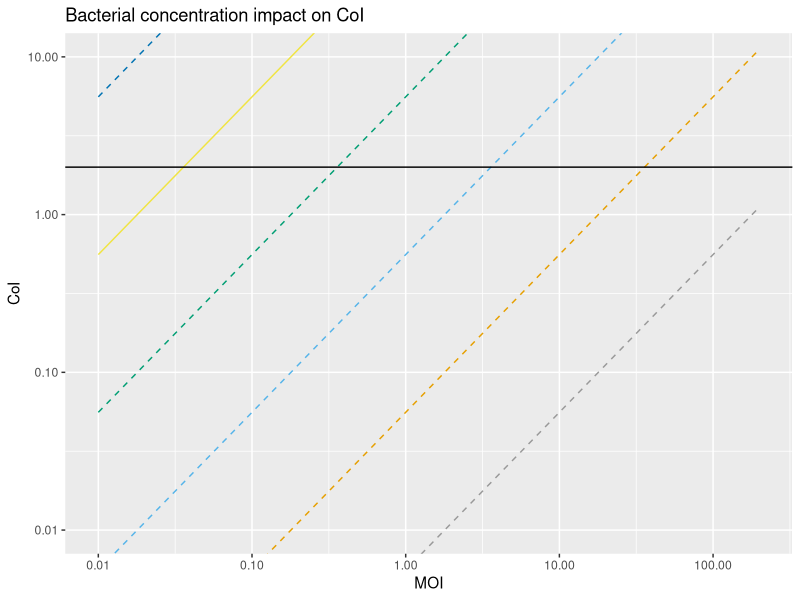
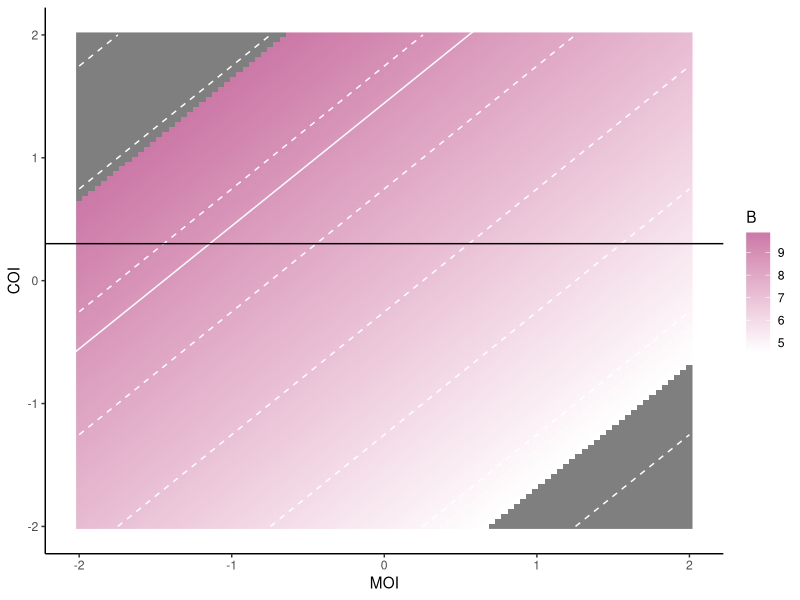
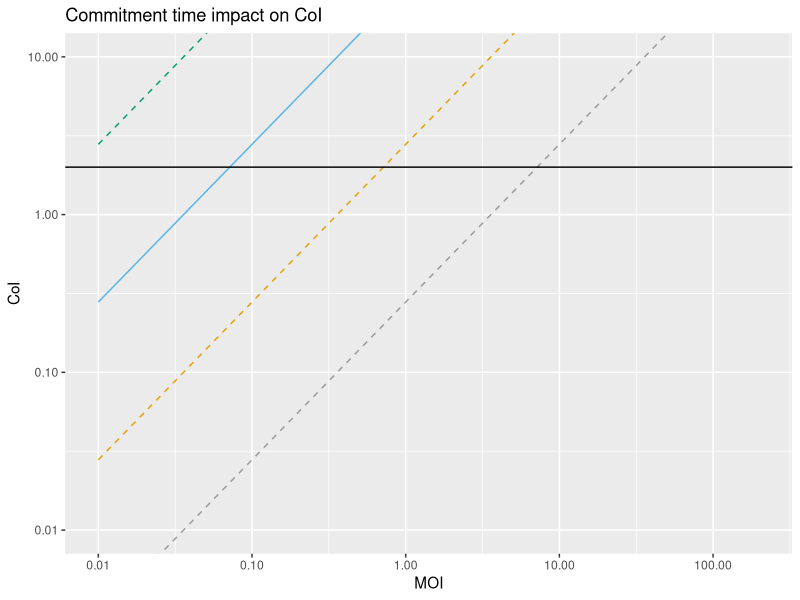
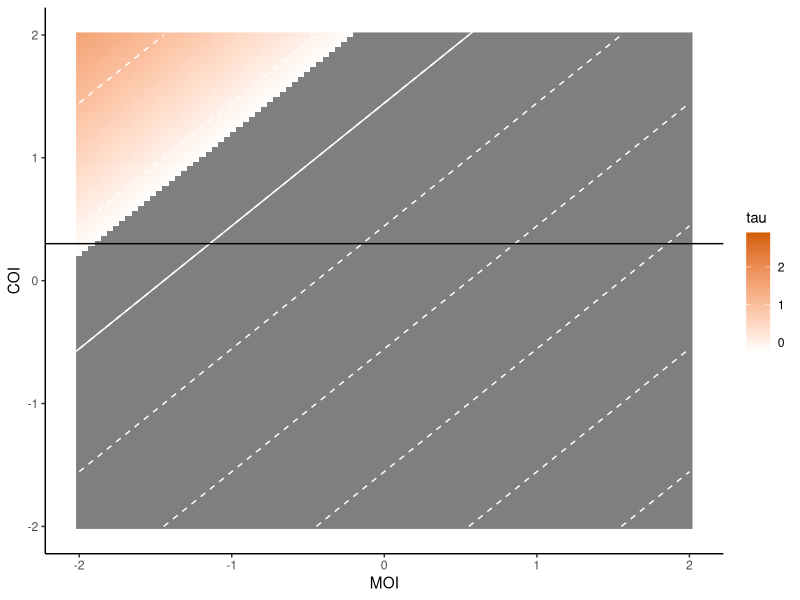
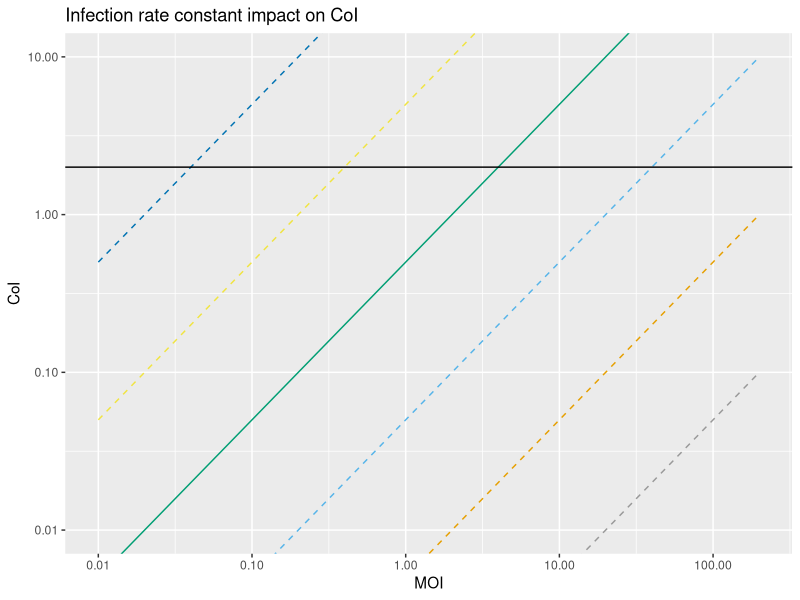
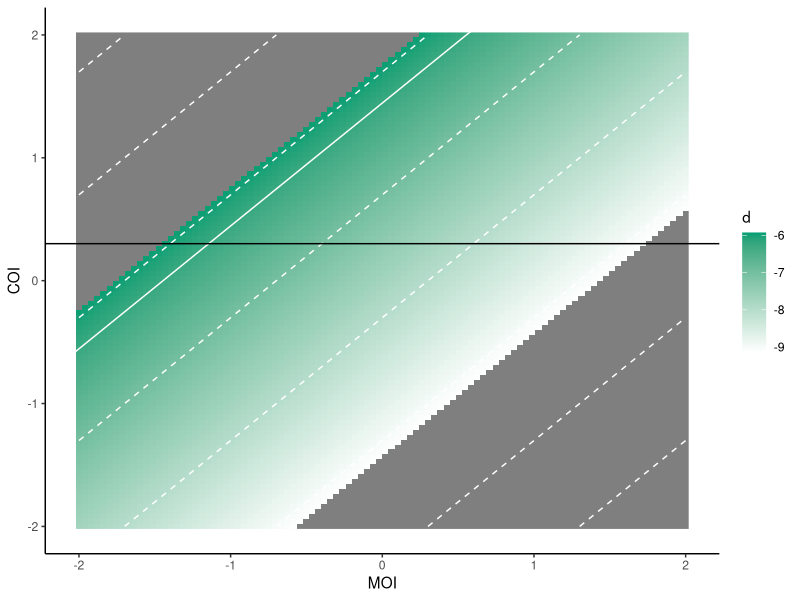
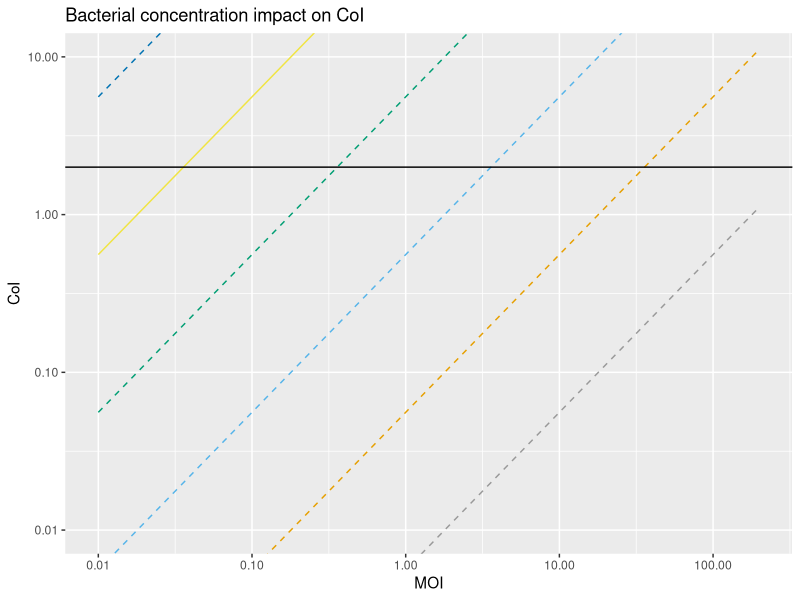
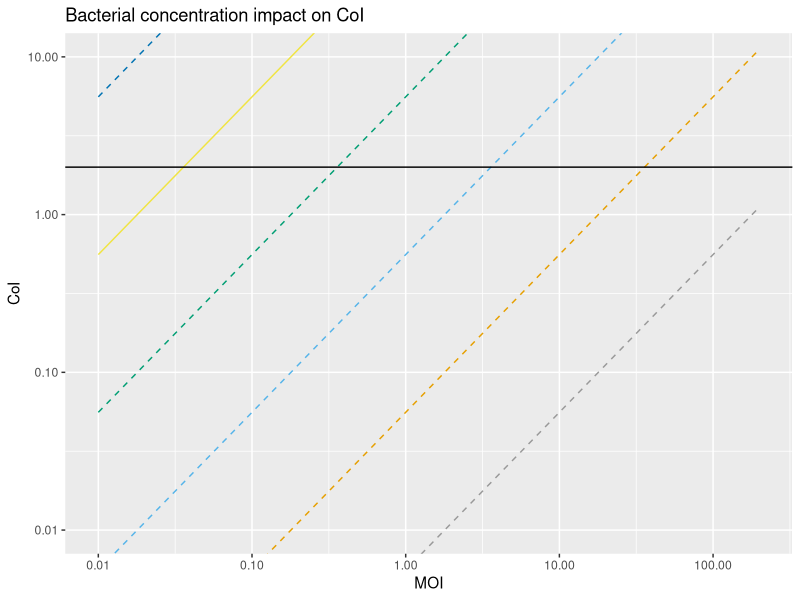

The R source for these figures, in order:
## This R script generates figures to visualize the relationship between COI and MOI for different parameters involved

### Working directory
setwd("/Volumes/GoogleDrive/My Drive/1_contributions/1_articles/1_in_progress/6_COI_and_lysogeny_low_cell_densities/wip/code_development/1_COI_vs_MOI_code")

### Packages
library("ggplot2")
library("svglite")

# Color-blind-friendly palettes, one with gray, and one with black (palettes source: https://www.datanovia.com/en/blog/ggplot-colors-best-tricks-you-will-love/).
cbp1 = c("#999999", "#E69F00", "#56B4E9", "#009E73",
         "#F0E442", "#0072B2", "#D55E00", "#CC79A7")

####################
### CoI vs MOI
####################
### Environmental limits
dmin = 7.22E-10 ### ml/hr
dmax = 1.18E-6 ### ml/hr
taumin = 0.2*2.74 ### hr
taumax = 0.2*log(2)/(0.00412/24) ### hr
Bmin = 3.78E4 ## cells/ml 
Bmax = 7.65E9 ## cells/ml


### E. coli -- Lambda (default values)
d0 = 5.58E-7 ## infection rate constant (ml/h). (median from meta-analysis)
tau0 = 0.2*(30/60) ## lysogenic commitment period (h) (mean value from lab)
B0 = 5E8 ## bacterial concentration (cells/ml)
MOI0 = 2 ## Default MOI
COI0 = tau0*d0*B0*MOI0 ## average number of coinfections 

### Varying bacterial concentration
B1 = 1E5
B2 = 1E6
B3 = 1E7
B4 = 1E8
B5 = 1E9
B6 = 1E10
MOI = seq(0.01,200, by =0.01)
COIB1 = tau0*d0*B1*MOI 
COIB2 = tau0*d0*B2*MOI 
COIB3 = tau0*d0*B3*MOI 
COIB4 = tau0*d0*B4*MOI 
COIB5 = tau0*d0*B5*MOI 
COIB6 = tau0*d0*B6*MOI 
#HorLn = seq(2,2, length.out = length(MOI)) 
dfB = data.frame("MOI"=MOI, "COI1" = COIB1, "COI2" = COIB2, "COI3" = COIB3, "COI4" = COIB4, "COI5" = COIB5, "COI6" = COIB6)

## plot with lines
options(scipen = 999)
COIB = ggplot(dfB, aes(x=MOI, y=COI1)) + geom_smooth(method = "lm", se = FALSE, color= cbp1[1], linetype = "dashed", size = 0.5)
COIB = COIB + scale_x_log10() + scale_y_log10()
COIB = COIB + coord_cartesian(xlim = c(0.01,200), ylim = c(0.01,10))
COIB = COIB + geom_smooth(data = dfB, aes(x=MOI, y = COI2), method = "lm", se = FALSE, color= cbp1[2], linetype = "dashed", size = 0.5)
COIB = COIB + geom_smooth(data = dfB, aes(x=MOI, y = COI3), method = "lm", se = FALSE, color= cbp1[3], linetype = "dashed", size = 0.5)
COIB = COIB + geom_smooth(data = dfB, aes(x=MOI, y = COI4), method = "lm", se = FALSE, color= cbp1[4], linetype = "dashed", size = 0.5)
COIB = COIB + geom_smooth(data = dfB, aes(x=MOI, y = COI5), method = "lm", se = FALSE, color= cbp1[5], linetype = "solid", size = 0.5)
COIB = COIB + geom_smooth(data = dfB, aes(x=MOI, y = COI6), method = "lm", se = FALSE, color= cbp1[6], linetype = "dashed", size = 0.5)
COIB = COIB + geom_hline(yintercept = 2, linetype = "solid", color = "black", size = 0.5)
COIB = COIB + xlab("MOI") + ylab("CoI") + labs(title = "Bacterial concentration impact on CoI")
plot(COIB)
ggsave("COI_lysogeny_CoI_vs_MOI_for_B_lines.svg", device ="svg", width = 8, height = 8, units = "cm")
ggsave("COI_lysogeny_CoI_vs_MOI_for_B_lines.png", device ="png", width = 8, height = 8, units = "cm")

#### Contour plot
df_MOI_COI_B.log10 = data.frame("MOI"=double(),"COI"=double(),"B"=double())
x = seq(log10(0.01),log10(100), length.out=100)
y = seq(log10(0.01),log10(100), length.out=100)
for(valx in x){
  for(valy in y){
    valz = (10^valy)/( (10^valx)*tau0*d0)
    nRow = data.frame("MOI" = valx,"COI" = valy,"B" = log10(valz))
    df_MOI_COI_B.log10 <- rbind(df_MOI_COI_B.log10,nRow)
  }
}
gpcont = ggplot(df_MOI_COI_B.log10, aes(MOI,COI,z =B)) +
geom_raster(aes(fill = B)) +
scale_fill_gradient(low="white", high=cbp1[8], guide="colorbar", limits=c(log10(Bmin),log10(Bmax))) +
geom_contour(colour = "white", linetype = "dashed") +
theme_classic() +
#theme(legend.position="none") +
geom_abline(intercept=log10(tau0*d0*B0),slope=1, colour = "white") +
geom_hline(yintercept = log10(2), linetype = "solid", color = "black", size = 0.5)
plot(gpcont)
ggsave("COI_lysogeny_CoI_vs_MOI_for_B_gradient.svg", device ="svg", width = 10, height = 8, units = "cm")
ggsave("COI_lysogeny_CoI_vs_MOI_for_B_gradient.png", device ="png", width = 10, height = 8, units = "cm")

#plot(MOI,COIB1, type = 'n', log='xy', xlim = c(0.01,200), ylim = c(1E-2,1E1))
#lines(MOI,COIB1)
#lines(MOI,COIB2)
#lines(MOI,COIB3)
#lines(MOI,COIB4)
#lines(MOI,COIB5)
#lines(MOI,COIB6)
#lines(MOI,HorLn)

### Varying commitment time
tau1 = 1E-3
tau2 = 1E-2
tau3 = 1E-1
tau4 = 1E0
tau5 = 1E1
tau6 = 1E2
MOI = seq(0.01,200, by =0.01)
COItau1 = tau1*d0*B0*MOI 
COItau2 = tau2*d0*B0*MOI 
COItau3 = tau3*d0*B0*MOI 
COItau4 = tau4*d0*B0*MOI 
COItau5 = tau5*d0*B0*MOI 
COItau6 = tau6*d0*B0*MOI 
HorLn = seq(2,2, length.out = length(MOI)) 
dfB = data.frame("MOI"=MOI, "COI1" = COItau1, "COI2" = COItau2, "COI3" = COItau3, "COI4" = COItau4, "COI5" = COItau5, "COI6" = COItau6)

## plot with lines
options(scipen = 999)
COIB = ggplot(dfB, aes(x=MOI, y=COI1)) + geom_smooth(method = "lm", se = FALSE, color= cbp1[1], linetype = "dashed", size = 0.5)
COIB = COIB + scale_x_log10() + scale_y_log10()
COIB = COIB + coord_cartesian(xlim = c(0.01,200), ylim = c(0.01,10))
COIB = COIB + geom_smooth(data = dfB, aes(x=MOI, y = COI2), method = "lm", se = FALSE, color= cbp1[2], linetype = "dashed", size = 0.5)
COIB = COIB + geom_smooth(data = dfB, aes(x=MOI, y = COI3), method = "lm", se = FALSE, color= cbp1[3], linetype = "solid", size = 0.5)
COIB = COIB + geom_smooth(data = dfB, aes(x=MOI, y = COI4), method = "lm", se = FALSE, color= cbp1[4], linetype = "dashed", size = 0.5)
COIB = COIB + geom_smooth(data = dfB, aes(x=MOI, y = COI5), method = "lm", se = FALSE, color= cbp1[5], linetype = "dashed", size = 0.5)
COIB = COIB + geom_smooth(data = dfB, aes(x=MOI, y = COI6), method = "lm", se = FALSE, color= cbp1[6], linetype = "dashed", size = 0.5)
COIB = COIB + geom_hline(yintercept = 2, linetype = "solid", color = "black", size = 0.5)
COIB = COIB + xlab("MOI") + ylab("CoI") + labs(title = "Commitment time impact on CoI")
plot(COIB)
ggsave("COI_lysogeny_CoI_vs_MOI_for_tau_lines.svg", device ="svg", width = 8, height = 8, units = "cm")
ggsave("COI_lysogeny_CoI_vs_MOI_for_tau_lines.png", device ="png", width = 8, height = 8, units = "cm")

#### Contour plot
df_MOI_COI_tau.log10 = data.frame("MOI"=double(),"COI"=double(),"tau"=double())
x = seq(log10(0.01),log10(100), length.out=100)
y = seq(log10(0.01),log10(100), length.out=100)
for(valx in x){
  for(valy in y){
    valz = (10^valy)/( (10^valx)*B0*d0)
    nRow = data.frame("MOI" = valx,"COI" = valy,"tau" = log10(valz))
    df_MOI_COI_tau.log10 <- rbind(df_MOI_COI_tau.log10,nRow)
  }
}
gpcont = ggplot(df_MOI_COI_tau.log10, aes(MOI,COI,z = tau)) +
  geom_raster(aes(fill = tau)) +
  scale_fill_gradient(low="white", high=cbp1[7], guide="colorbar", limits=c(log10(taumin),log10(taumax))) +
  geom_contour(colour = "white", linetype = "dashed") +
  theme_classic() +
  #theme(legend.position="none") +
  geom_abline(intercept=log10(tau0*d0*B0),slope=1, colour = "white") +
  geom_hline(yintercept = log10(2), linetype = "solid", color = "black", size = 0.5)
plot(gpcont)
ggsave("COI_lysogeny_CoI_vs_MOI_for_tau_gradient.svg", device ="svg", width = 10, height = 8, units = "cm")
ggsave("COI_lysogeny_CoI_vs_MOI_for_tau_gradient.png", device ="png", width = 10, height = 8, units = "cm")


### Varying infection rate constant
d1 = 1E-11
d2 = 1E-10
d3 = 1E-9
d4 = 1E-8
d5 = 1E-7
d6 = 1E-6
MOI = seq(0.01,200, by =0.01)
COId1 = tau0*d1*B0*MOI 
COId2 = tau0*d2*B0*MOI 
COId3 = tau0*d3*B0*MOI 
COId4 = tau0*d4*B0*MOI 
COId5 = tau0*d5*B0*MOI 
COId6 = tau0*d6*B0*MOI 
#HorLn = seq(2,2, length.out = length(MOI)) 
dfB = data.frame("MOI"=MOI, "COI1" = COId1, "COI2" = COId2, "COI3" = COId3, "COI4" = COId4, "COI5" = COId5, "COI6" = COId6)

## plot with lines
options(scipen = 999)
COIB = ggplot(dfB, aes(x=MOI, y=COI1)) + geom_smooth(method = "lm", se = FALSE, color= cbp1[1], linetype = "dashed", size = 0.5)
COIB = COIB + scale_x_log10() + scale_y_log10()
COIB = COIB + coord_cartesian(xlim = c(0.01,200), ylim = c(0.01,10))
COIB = COIB + geom_smooth(data = dfB, aes(x=MOI, y = COI2), method = "lm", se = FALSE, color= cbp1[2], linetype = "dashed", size = 0.5)
COIB = COIB + geom_smooth(data = dfB, aes(x=MOI, y = COI3), method = "lm", se = FALSE, color= cbp1[3], linetype = "dashed", size = 0.5)
COIB = COIB + geom_smooth(data = dfB, aes(x=MOI, y = COI4), method = "lm", se = FALSE, color= cbp1[4], linetype = "solid", size = 0.5)
COIB = COIB + geom_smooth(data = dfB, aes(x=MOI, y = COI5), method = "lm", se = FALSE, color= cbp1[5], linetype = "dashed", size = 0.5)
COIB = COIB + geom_smooth(data = dfB, aes(x=MOI, y = COI6), method = "lm", se = FALSE, color= cbp1[6], linetype = "dashed", size = 0.5)
COIB = COIB + geom_hline(yintercept = 2, linetype = "solid", color = "black", size = 0.5)
COIB = COIB + xlab("MOI") + ylab("CoI") + labs(title = "Infection rate constant impact on CoI")
plot(COIB)
ggsave("COI_lysogeny_CoI_vs_MOI_for_d_lines.svg", device ="svg", width = 8, height = 8, units = "cm")
ggsave("COI_lysogeny_CoI_vs_MOI_for_d_lines.png", device ="png", width = 8, height = 8, units = "cm")

#### Contour plot
df_MOI_COI_d.log10 = data.frame("MOI"=double(),"COI"=double(),"d"=double())
x = seq(log10(0.01),log10(100), length.out=100)
y = seq(log10(0.01),log10(100), length.out=100)
for(valx in x){
  for(valy in y){
    valz = (10^valy)/( (10^valx)*tau0*B0)
    nRow = data.frame("MOI" = valx,"COI" = valy,"d" = log10(valz))
    df_MOI_COI_d.log10 <- rbind(df_MOI_COI_d.log10,nRow)
  }
}
gpcont = ggplot(df_MOI_COI_d.log10, aes(MOI,COI,z =d)) +
  geom_raster(aes(fill = d)) +
  scale_fill_gradient(low="white", high=cbp1[4], guide="colorbar", limits=c(log10(dmin),log10(dmax))) +
  geom_contour(colour = "white", linetype = "dashed") +
  theme_classic() +
  #theme(legend.position="none") +
  geom_abline(intercept=log10(tau0*d0*B0),slope=1, colour = "white") +
  geom_hline(yintercept = log10(2), linetype = "solid", color = "black", size = 0.5)
plot(gpcont)
ggsave("COI_lysogeny_CoI_vs_MOI_for_d_gradient.svg", device ="svg", width = 10, height = 8, units = "cm")
ggsave("COI_lysogeny_CoI_vs_MOI_for_d_gradient.png", device ="png", width = 10, height = 8, units = "cm")


#plot(MOI,COId1, type = 'n', log='xy', xlim = c(0.01,200), ylim = c(1E-2,1E1))
#lines(MOI,COId1)
#lines(MOI,COId2)
#lines(MOI,COId3)
#lines(MOI,COId4)
#lines(MOI,COId5)
#lines(MOI,COId6)
#lines(MOI,HorLn)
